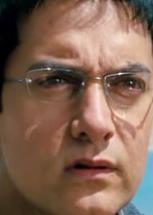
#> input picture Face Recognition/dataset_3ak/amir_khan/Amir_121 - Copy.jpg, 153 x 215 px, given in place of test.mp4, which was not available
$ python motion_detector.py
#> lines starting #> are read from the running program, lines starting #| are printed output that depends on the picture
# -*- coding: utf-8 -*-
"""
Created on Sat Jun  8 13:05:05 2019

@author: arnab
"""

# import the necessary packages
from imutils.video import VideoStream
from imutils.object_detection import non_max_suppression
import argparse
import datetime
import imutils
import time
import cv2
import numpy as np

# construct the argument parser and parse the arguments
ap = argparse.ArgumentParser()
ap.add_argument("-v", "--video", default='test.mp4', help="path to the video file")
ap.add_argument("-a", "--min-area", type=int, default=500, help="minimum area size")
ap.add_argument("-t", "--thresh", type=int, default=30, help="threshold for detection")
ap.add_argument("-o", "--output", default='output.avi', help="path to output video file")
ap.add_argument("-f", "--fps", type=int, default=20, help="FPS of output video")
ap.add_argument("-c", "--codec", type=str, default="MJPG", help="codec of output video")
ap.add_argument("-mt","--motion_thresh", type=float, default=0.25,
                help="fraction of the total frame in motion")
ap.add_argument("-s","--supress_output", type=bool, default=False, help="supress the output video")
args = vars(ap.parse_args())

threshold_val = args["thresh"]

# if the video argument is None, then we are reading from webcam
if args.get("video", None) is None:
	vs = VideoStream(src=0).start()
	time.sleep(2.0)

# otherwise, we are reading from a video file
else:
	vs = cv2.VideoCapture(args["video"])

motion_thresh = args["motion_thresh"]

#-------------------------------------------------------------------------------------------
# initialize the FourCC, video writer and the dimensions of the frame

fourcc = cv2.VideoWriter_fourcc(*args["codec"])
writer = None
(h, w) = (None, None)

#-------------------------------------------------------------------------------------------
# initialize the first frame in the video stream
firstFrame = None

input_framecount = 0
output_framecount = 0

# loop over the frames of the video
while True:
	# grab the current frame and initialize the occupied/unoccupied
    frame = vs.read()
    frame = frame if args.get("video", None) is None else frame[1]
#> frame is the input picture: shape (215, 153, 3); mean B, G, R 85.3, 101.7, 131.8
    input_framecount += 1

	# if the frame could not be grabbed, then we have reached the end of the video
    if frame is None:
        break

	# resize the frame, convert it to grayscale, and blur it
    frame = imutils.resize(frame, width=1000)
#> frame: shape (1405, 1000, 3)
    gray = cv2.cvtColor(frame, cv2.COLOR_BGR2GRAY)
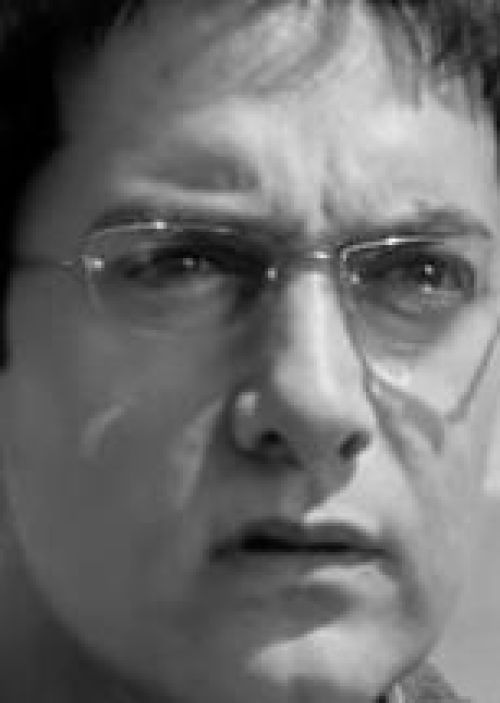
#> gray: shape (1405, 1000) (shown at 1/2 size); min 0, max 253, mean 108.8
    gray = cv2.GaussianBlur(gray, (21, 21), 0)

	# if the first frame is None, initialize it
    if firstFrame is None:
        firstFrame = gray
        continue

	# compute the absolute difference between the current frame and
	# first frame
    frameDelta = cv2.absdiff(firstFrame, gray)
    thresh = cv2.threshold(frameDelta, threshold_val, 255, cv2.THRESH_BINARY)[1]

	# dilate the thresholded image to fill in holes, then find contours
	# on thresholded image
    thresh = cv2.dilate(thresh, None, iterations=2)
    cnts = cv2.findContours(thresh.copy(), cv2.RETR_EXTERNAL, cv2.CHAIN_APPROX_SIMPLE)
    cnts = imutils.grab_contours(cnts)

    rects = []
	# loop over the contours
    for c in cnts:
		# if the contour is too small, ignore it
        if cv2.contourArea(c) < args["min_area"]:
            continue

        rects.append(cv2.boundingRect(c))

    # apply non-maximal supression to reduce overlap of multiple frames
    rects = np.array([[x, y, x + w, y + h] for (x, y, w, h) in rects])
    pick = non_max_suppression(rects, probs=None, overlapThresh=0.3)

    total_motion_area = 0

    for (xA, yA, xB, yB) in pick:
        # uncomment the following line and comment line 127-128 if you want the detected
        # motion boxes overlain on the written video
#        cv2.rectangle(frame, (xA, yA), (xB, yB), (0, 255, 0), 2)
    # determining the total area in motion
        total_motion_area += (xB-xA)*(yB-yA)

#-------------------------------------------------------------------------------------------
    #initialize the writer
    if writer is None:
		# store the image dimensions, initialize the video writer,
        (h, w) = frame.shape[:2]
        total_area = h*w
        writer = cv2.VideoWriter(args["output"], fourcc, args["fps"], (w,h), True)

    if total_motion_area >= motion_thresh*total_area:
        output = frame
        # write the output frame to file
        writer.write(output)
        output_framecount += 1

#-------------------------------------------------------------------------------------------
    if args["supress_output"] is False:
        # comment these 2 line (this for loop) if you want the original frames with motion
        for (xA, yA, xB, yB) in pick:
            cv2.rectangle(frame, (xA, yA), (xB, yB), (0, 255, 0), 2)

        cv2.putText(frame, datetime.datetime.now().strftime("%A %d %B %Y %I:%M:%S%p"),
                    (10, frame.shape[0] - 10), cv2.FONT_HERSHEY_SIMPLEX, 0.35, (0, 0, 255), 1)

    	# show the frame and record if the user presses a key
        cv2.imshow("Security Feed", frame)
        cv2.imshow("Thresh", thresh)
        cv2.imshow("Frame Delta", frameDelta)
        key = cv2.waitKey(1) & 0xFF

    	# if the `q` key is pressed, break from the lop
        if key == ord("q"):
            break

    firstframe = gray

# cleanup the camera and close any open windows
vs.stop() if args.get("video", None) is None else vs.release()
writer.release()
cv2.destroyAllWindows()

print("\n input frame count = ", input_framecount)
print("\n output frame_count = ", output_framecount)

$ run again, on Face Recognition/dataset_3ak/amir_khan/Amir_123 - Copy.jpg
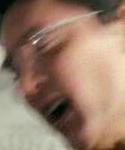
#> input picture Face Recognition/dataset_3ak/amir_khan/Amir_123 - Copy.jpg, 125 x 150 px, given in place of test.mp4, which was not available
#> frame is the input picture: shape (150, 125, 3); mean B, G, R 105.8, 124.7, 151.8
#> frame: shape (1200, 1000, 3)
#> `gray = cv2.cvtColor(frame, cv2.COLOR_BGR2GRAY)`:
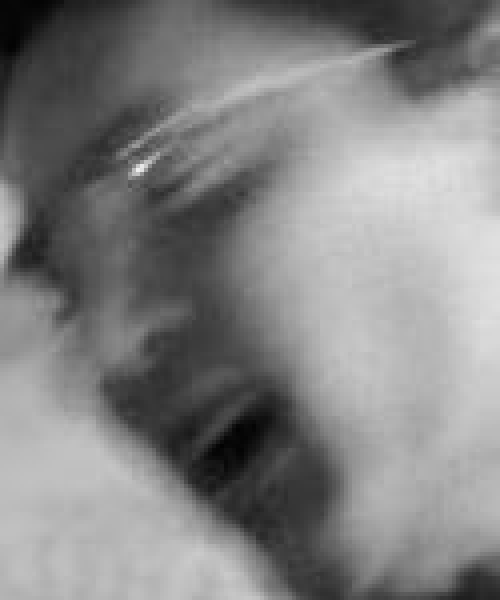
#> gray: shape (1200, 1000) (shown at 1/2 size); min 2, max 239, mean 130.6

$ run again, on Face Recognition/dataset_3ak/amir_khan/Amir_126 - Copy.jpg
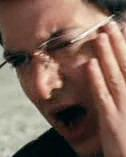
#> input picture Face Recognition/dataset_3ak/amir_khan/Amir_126 - Copy.jpg, 126 x 157 px, given in place of test.mp4, which was not available
#> frame is the input picture: shape (157, 126, 3); mean B, G, R 88.1, 100.6, 126.1
#> frame: shape (1246, 1000, 3)
#> `gray = cv2.cvtColor(frame, cv2.COLOR_BGR2GRAY)`:
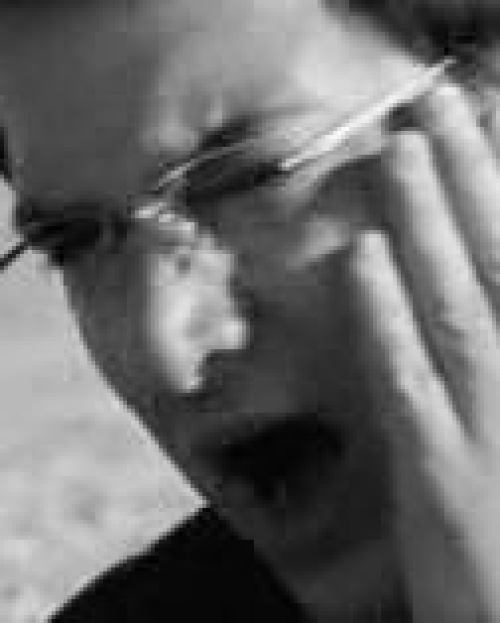
#> gray: shape (1246, 1000) (shown at 1/2 size); min 0, max 251, mean 106.7

$ run again, on Face Recognition/dataset_3ak/amir_khan/Amir_127 - Copy.jpg
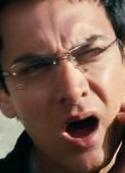
#> input picture Face Recognition/dataset_3ak/amir_khan/Amir_127 - Copy.jpg, 125 x 173 px, given in place of test.mp4, which was not available
#> frame is the input picture: shape (173, 125, 3); mean B, G, R 80.3, 93.2, 122.4
#> frame: shape (1384, 1000, 3)
#> `gray = cv2.cvtColor(frame, cv2.COLOR_BGR2GRAY)`:
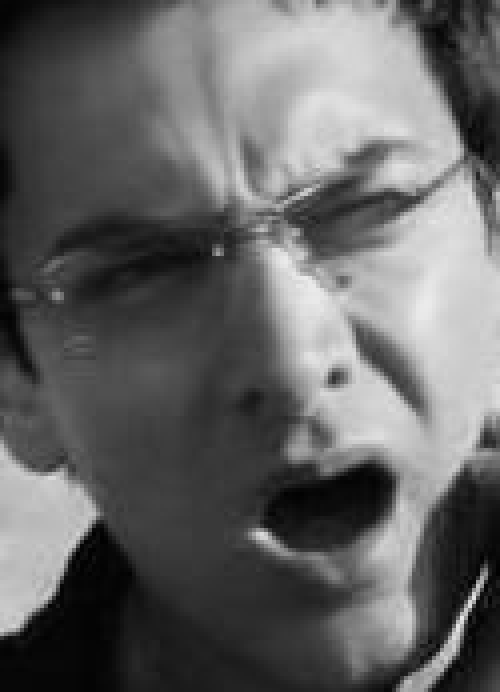
#> gray: shape (1384, 1000) (shown at 1/2 size); min 1, max 235, mean 100.5
